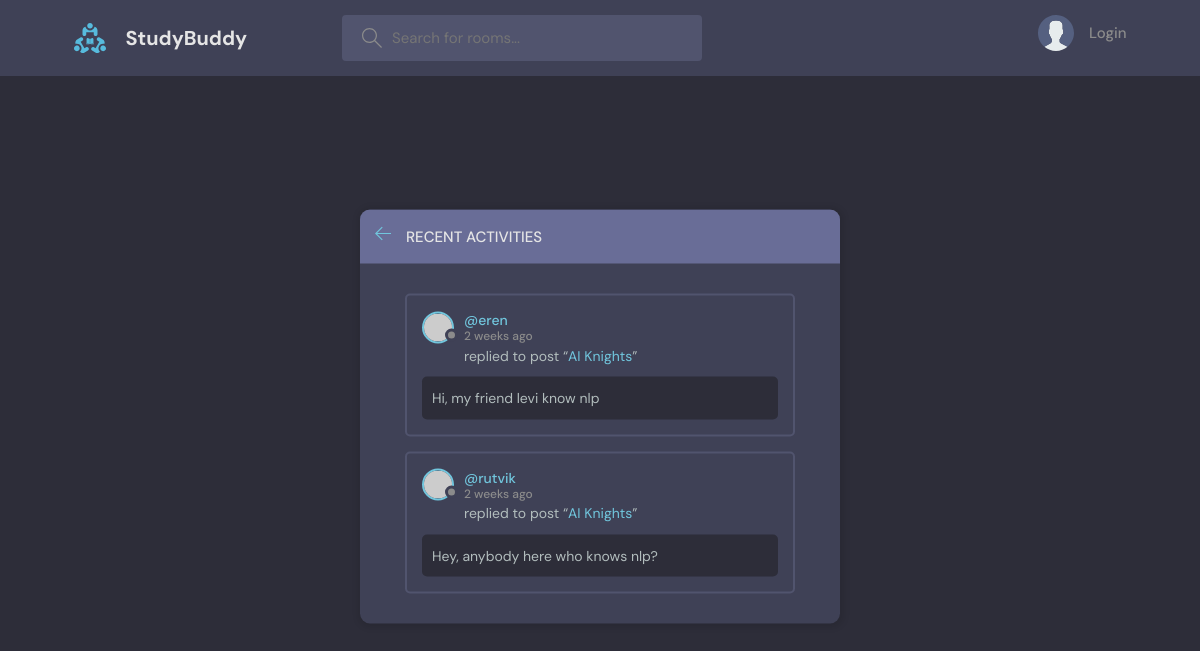
/activity/, run on an earlier commit of the app's database.
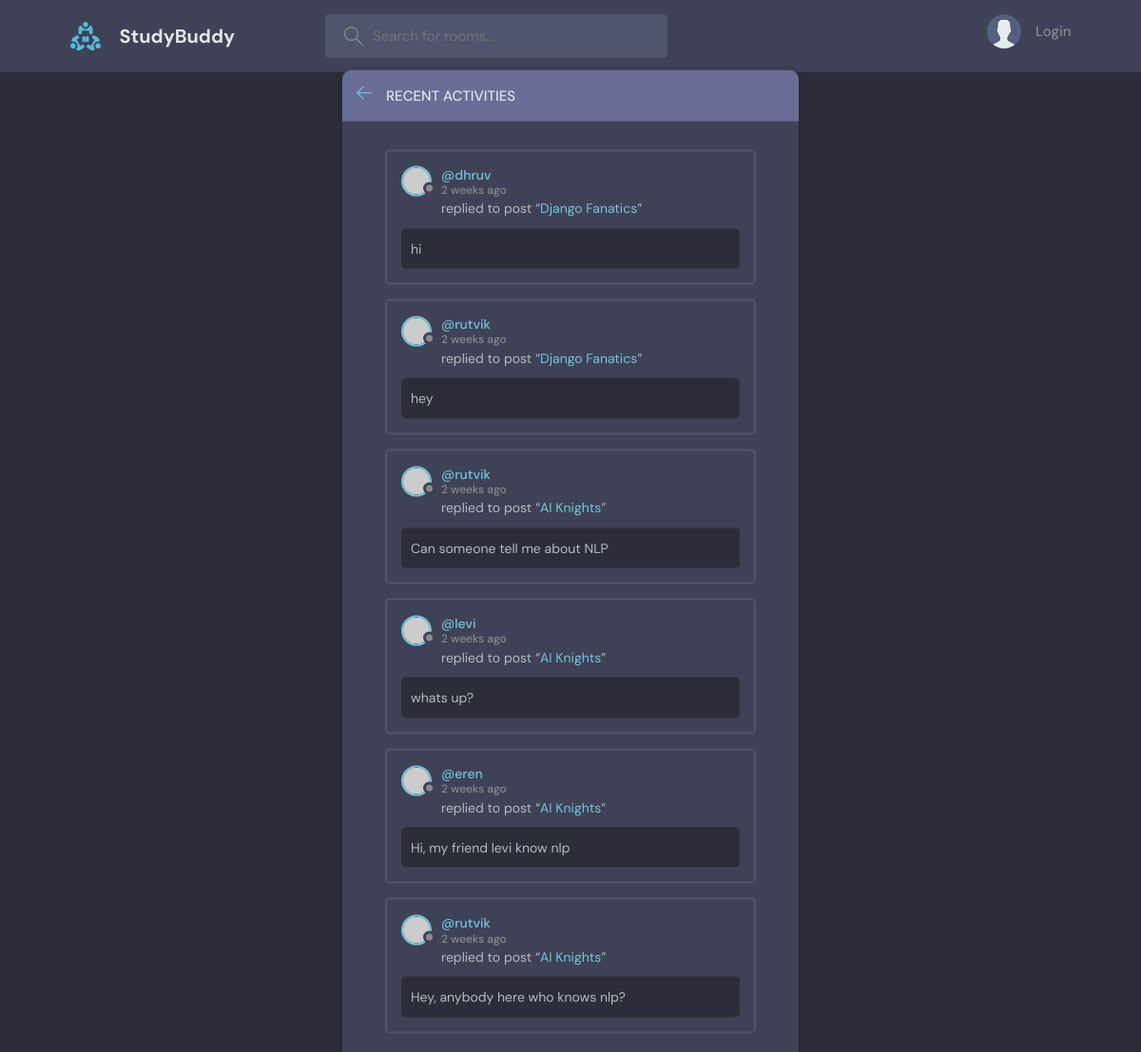
And on a later commit of the database.
### base/models.py (models this page shows, shortened)
class Message(models.Model):
    user = models.ForeignKey(User, on_delete=models.CASCADE)
    room = models.ForeignKey(Room, on_delete=models.CASCADE)
    body = models.TextField()
    updated = models.DateTimeField(auto_now=True)
    created = models.DateTimeField(auto_now_add=True)
    class Meta:
        ordering = ['-updated', '-created']

class Room(models.Model):
    host = models.ForeignKey(User, on_delete=models.SET_NULL, null=True)
    topic = models.ForeignKey(Topic, on_delete=models.SET_NULL, null=True)
    name = models.CharField(max_length=200)
    description = models.TextField(null=True, blank=True)
    participants = models.ManyToManyField(User, related_name='participants', blank=True)
    updated = models.DateTimeField(auto_now=True)
    created = models.DateTimeField(auto_now_add=True)
    class Meta:
        ordering = ['-updated', '-created']
    def __str__(self) -> str:
        return self.name

### base/views.py (the view)
# urls.py: path('activity/', views.activityPage, name="activity"),
def activityPage(request):
    room_messages = Message.objects.all()
    return render(request, 'base/activity.html', {"room_messages": room_messages})

### base/templates/base/activity.html (shortened to what this page needs)
{% extends 'main.html' %}
{% block content %}
<main class="layout">
  <div class="container">
    <div class="layout__box">
      <div class="layout__boxHeader">
        <div class="layout__boxTitle">
          <a href="{% url 'home' %}">
            <svg version="1.1" xmlns="http://www.w3.org/2000/svg" width="32" height="32" viewBox="0 0 32 32">
              <title>arrow-left</title>
              <path
                d="M13.723 2.286l-13.723 13.714 13.719 13.714 1.616-1.611-10.96-10.96h27.625v-2.286h-27.625l10.965-10.965-1.616-1.607z">
              </path>
            </svg>
          </a>
          <h3>Recent Activities</h3>
        </div>
      </div>
      <div class="activities-page layout__body">
        {% for message in room_messages %}
        <div class="activities__box">
            <div class="activities__boxHeader roomListRoom__header">
                <a href="{% url 'user-profile' message.user.id %}" class="roomListRoom__author">
                    <div class="avatar avatar--small">
                        <img src="https://randomuser.me/api/portraits/women/11.jpg" />
                    </div>
                    <p>
                        @{{message.user}}
                        <span>{{message.created|timesince}} ago</span>
                    </p>
                </a>
            </div>
            <div class="activities__boxContent">
                <p>replied to post “<a href="{% url 'room' message.room.id %}">{{message.room}}</a>”</p>
                <div class="activities__boxRoomContent">
                    {{message.body}}
                </div>
            </div>
        </div>
        {% endfor %}
      </div>
    </div>
  </div>
</main>
{% endblock content %}

What changed in the data, as far as the page shows it:
added Message: user "dhruv", created "2 weeks", room "Django Fanatics", body "hi"
added Message: user "rutvik", created "2 weeks", room "Django Fanatics", body "hey"
added Message: user "rutvik", created "2 weeks", room "AI Knights", body "Can someone tell me about NLP"
added Message: user "levi", created "2 weeks", room "AI Knights", body "whats up?"
